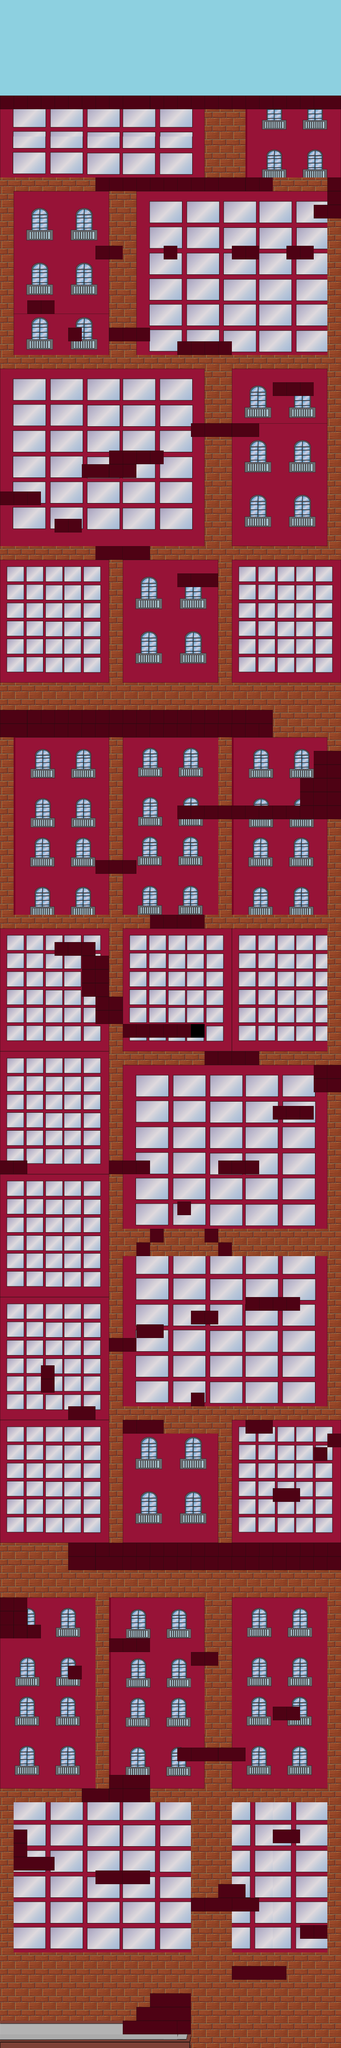

Below is a game level as drawn by its tile map, then a one-line description and the .tmx that defines it (tile-layer data replaced by summaries):
An orthogonal 25x150 tile map with 32x32 px tiles, 2 tile layers (building, floor), 4 hidden layers not drawn, 14 tilesets and 70 objects (2x 1).

<map version="1.0" orientation="orthogonal" renderorder="left-down" width="25" height="150" tilewidth="32" tileheight="32" nextobjectid="81">
 <tileset firstgid="1" name="blockBuilding04" tilewidth="32" tileheight="32" tilecount="210">
  <image source="blockBuilding04.png" width="480" height="448" />
 </tileset>
 <tileset firstgid="211" name="1" tilewidth="32" tileheight="32" tilecount="800">
  <image source="1.png" width="800" height="1028" />
 </tileset>
 <tileset firstgid="1011" name="bck" tilewidth="32" tileheight="32" tilecount="9">
  <image source="bck.png" width="96" height="96" />
 </tileset>
 <tileset firstgid="1020" name="blockBuilding" tilewidth="32" tileheight="32" tilecount="210">
  <image source="blockBuilding.png" width="480" height="448" />
 </tileset>
 <tileset firstgid="1230" name="blockBuilding01" tilewidth="32" tileheight="32" tilecount="63">
  <image source="blockBuilding01.png" width="224" height="288" />
 </tileset>
 <tileset firstgid="1293" name="blockBuilding02" tilewidth="32" tileheight="32" tilecount="72">
  <image source="blockBuilding02.png" width="256" height="288" />
 </tileset>
 <tileset firstgid="1365" name="division00" tilewidth="32" tileheight="32" tilecount="8">
  <image source="division00.png" width="36" height="256" />
 </tileset>
 <tileset firstgid="1373" name="clthr" tilewidth="32" tileheight="32" tilecount="9">
  <image source="clthr.png" width="96" height="96" />
 </tileset>
 <tileset firstgid="1382" name="cltwo" tilewidth="32" tileheight="32" tilecount="9">
  <image source="cltwo.png" width="96" height="96" />
 </tileset>
 <tileset firstgid="1391" name="bricks" tilewidth="32" tileheight="32" tilecount="16">
  <image source="bricks.png" width="128" height="128" />
 </tileset>
 <tileset firstgid="1407" name="blockX64" tilewidth="32" tileheight="32" tilecount="2">
  <image source="blockX64.png" width="64" height="32" />
 </tileset>
 <tileset firstgid="1409" name="blockX128" tilewidth="32" tileheight="32" tilecount="4">
  <image source="blockX128.png" width="128" height="32" />
 </tileset>
 <tileset firstgid="1413" name="blockX224" tilewidth="32" tileheight="32" tilecount="7">
  <image source="blockX224.png" width="224" height="32" />
 </tileset>
 <tileset firstgid="1420" name="blockX448" tilewidth="32" tileheight="32" tilecount="14">
  <image source="blockX448.png" width="448" height="32" />
 </tileset>
 <layer name="building" width="25" height="150" opacity="0.96">
  <data>[3750 cells, 3749 non-empty, 550 distinct tile ids]</data>
 </layer>
 <layer name="floor" width="25" height="150">
  <data>[3750 cells, 335 non-empty, 15 distinct tile ids]</data>
 </layer>
 <layer name="fx" width="25" height="150" visible="0">
  <data>[3750 cells, 24 non-empty, 9 distinct tile ids]</data>
 </layer>
 <layer name="xfx" width="25" height="150" visible="0">
  <data>[3750 cells, 27 non-empty, 9 distinct tile ids]</data>
 </layer>
 <layer name="more" width="25" height="150" visible="0">
  <data>[3750 cells, 0 non-empty, 0 distinct tile ids]</data>
 </layer>
 <layer name="bg" width="25" height="150" visible="0">
  <data>[3750 cells, 0 non-empty, 0 distinct tile ids]</data>
 </layer>
 <objectgroup name="objetos">
  <object id="4" name="clase" type="1" x="352" y="4672" width="96" height="64">
   <properties>
    <property name="clase" value="1" />
   </properties>
  </object>
  <object id="5" name="clase" type="1" x="320" y="4704" width="32" height="32">
   <properties>
    <property name="clase" value="1" />
   </properties>
  </object>
  <object id="7" x="544" y="4608" width="128" height="32">
   <properties>
    <property name="clase" value="1" />
   </properties>
  </object>
  <object id="11" x="0" y="4736" width="448" height="32">
   <properties>
    <property name="clase" value="1" />
   </properties>
  </object>
  <object id="12" x="704" y="4512" width="96" height="32">
   <properties>
    <property name="clase" value="1" />
   </properties>
  </object>
  <object id="13" x="448" y="4448" width="160" height="32">
   <properties>
    <property name="clase" value="1" />
   </properties>
  </object>
  <object id="14" x="512" y="4416" width="64" height="32">
   <properties>
    <property name="clase" value="1" />
   </properties>
  </object>
  <object id="15" x="224" y="4384" width="128" height="32">
   <properties>
    <property name="clase" value="1" />
   </properties>
  </object>
  <object id="16" x="640" y="4288" width="64" height="32" />
  <object id="17" x="32" y="4352" width="96" height="32">
   <properties>
    <property name="clase" value="1" />
   </properties>
  </object>
  <object id="18" x="32" y="4288" width="32" height="64">
   <properties>
    <property name="clase" value="1" />
   </properties>
  </object>
  <object id="20" x="192" y="4192" width="160" height="32">
   <properties>
    <property name="clase" value="1" />
   </properties>
  </object>
  <object id="21" x="416" y="4096" width="160" height="32" />
  <object id="22" x="640" y="4000" width="64" height="32">
   <properties>
    <property name="clase" value="1" />
   </properties>
  </object>
  <object id="23" x="448" y="3872" width="64" height="32">
   <properties>
    <property name="clase" value="1" />
   </properties>
  </object>
  <object id="24" x="256" y="3840" width="96" height="32">
   <properties>
    <property name="clase" value="1" />
   </properties>
  </object>
  <object id="25" x="160" y="3904" width="32" height="32">
   <properties>
    <property name="clase" value="1" />
   </properties>
  </object>
  <object id="26" x="0" y="3744" width="64" height="96">
   <properties>
    <property name="clase" value="1" />
   </properties>
  </object>
  <object id="27" x="64" y="3808" width="32" height="32">
   <properties>
    <property name="clase" value="1" />
   </properties>
  </object>
  <object id="28" x="160" y="3616" width="640" height="64">
   <properties>
    <property name="clase" value="1" />
   </properties>
  </object>
  <object id="29" x="640" y="3488" width="64" height="32">
   <properties>
    <property name="clase" value="1" />
   </properties>
  </object>
  <object id="30" x="736" y="3392" width="32" height="32">
   <properties>
    <property name="clase" value="1" />
   </properties>
  </object>
  <object id="31" x="768" y="3360" width="32" height="32">
   <properties>
    <property name="clase" value="1" />
   </properties>
  </object>
  <object id="32" x="576" y="3328" width="64" height="32">
   <properties>
    <property name="clase" value="1" />
   </properties>
  </object>
  <object id="33" x="448" y="3264" width="32" height="32">
   <properties>
    <property name="clase" value="1" />
   </properties>
  </object>
  <object id="34" x="288" y="3328" width="96" height="32">
   <properties>
    <property name="clase" value="1" />
   </properties>
  </object>
  <object id="35" x="160" y="3296" width="64" height="32">
   <properties>
    <property name="clase" value="1" />
   </properties>
  </object>
  <object id="36" x="96" y="3200" width="32" height="64">
   <properties>
    <property name="clase" value="1" />
   </properties>
  </object>
  <object id="37" x="256" y="3136" width="64" height="32">
   <properties>
    <property name="clase" value="1" />
   </properties>
  </object>
  <object id="38" x="320" y="3104" width="64" height="32">
   <properties>
    <property name="clase" value="1" />
   </properties>
  </object>
  <object id="39" x="448" y="3072" width="64" height="32">
   <properties>
    <property name="clase" value="1" />
   </properties>
  </object>
  <object id="40" x="576" y="3040" width="128" height="32">
   <properties>
    <property name="clase" value="1" />
   </properties>
  </object>
  <object id="41" x="480" y="2912" width="64" height="32">
   <properties>
    <property name="clase" value="1" />
   </properties>
  </object>
  </objectgroup>
</map>
<!-- 37 of 70 objects omitted -->
